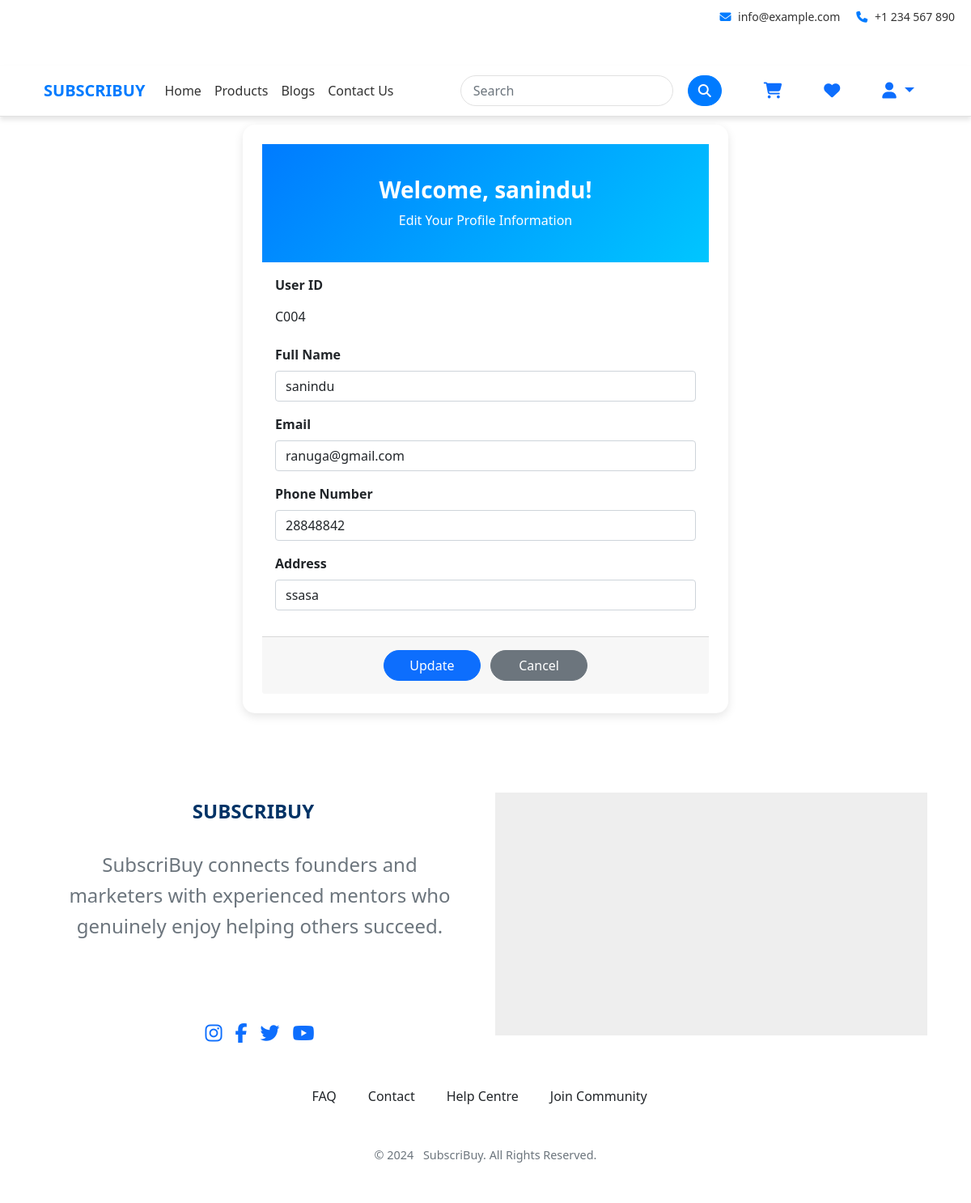
The page /user-profile.php (signed in) on the database its author committed.
### tables this page shows
CREATE TABLE `customers` (
  `c_id` varchar(20) NOT NULL,
  `c_name` varchar(500) NOT NULL,
  `c_email` varchar(200) NOT NULL,
  `c_tel` varchar(12) NOT NULL,
  `c_address` varchar(300) NOT NULL,
  `c_uname` varchar(100) NOT NULL,
  `c_pwd` varchar(500) NOT NULL
);

### user-profile.php (the view, shortened to what this page needs)
<?php
include 'dbase.php';
if (isset($_SESSION['username']) && !empty($_SESSION['username'])) {
    include('header2.php');
} else {
    header('Location: index.php');
    exit();
}
$username = $_SESSION['username'];
$stmt = $conn->prepare("SELECT c_id, c_name, c_email, c_tel, c_address FROM customers WHERE c_uname = ?");
$stmt->bind_param("s", $username);
$stmt->execute();
$stmt->bind_result($c_id, $c_name, $c_email, $c_tel, $c_address);
?>
<link href="https://stackpath.bootstrapcdn.com/bootstrap/5.1.3/css/bootstrap.min.css" rel="stylesheet">
<form action="update_profile.php" method="post" class="profile-card p-4">
    <div class="profile-header">
        <h2>Welcome, <?php echo htmlspecialchars($c_name); ?>!</h2>
        <p class="mb-0">Edit Your Profile Information</p>
    </div>
    <div class="profile-body p-3">
        <div class="mb-3">
            <label for="userId" class="form-label">User ID</label>
            <p class="form-control-plaintext" id="userId"><?php echo htmlspecialchars($c_id); ?></p>
        </div>
        <div class="mb-3">
            <label for="c_name" class="form-label">Full Name</label>
            <input type="text" name="c_name" value="<?php echo htmlspecialchars($c_name); ?>" class="form-control" id="c_name" required>
        </div>
        <div class="mb-3">
            <label for="c_email" class="form-label">Email</label>
            <input type="email" name="c_email" value="<?php echo htmlspecialchars($c_email); ?>" class="form-control" id="c_email" required>
        </div>
        <div class="mb-3">
            <label for="c_tel" class="form-label">Phone Number</label>
            <input type="tel" name="c_tel" value="<?php echo htmlspecialchars($c_tel); ?>" class="form-control" id="c_tel">
        </div>
        <div class="mb-3">
            <label for="c_address" class="form-label">Address</label>
            <input type="text" name="c_address" value="<?php echo htmlspecialchars($c_address); ?>" class="form-control" id="c_address">
        </div>
    </div>
    <div class="card-footer text-center p-3">
        <button type="submit" class="btn btn-primary btn-custom me-2">Update</button>
        <a href="index.php" class="btn btn-secondary btn-custom">Cancel</a>
    </div>
</form>
<?php
include 'footer.php';
?>

### admin/style.css (style rules this page uses)
* { margin: 0; padding: 0; box-sizing: border-box; }
a { text-decoration: none; }
:root { --poppins: 'Poppins', sans-serif; --lato: 'Lato', sans-serif; --light: #F9F9F9; --blue: #3C91E6; --light-blue: #CFE8FF; --grey: #eee; --dark-grey: #AAAAAA; --dark: #342E37; --red: #DB504A; --yellow: #FFCE26; --light-yellow: #FFF2C6; --orange: #FD7238; --light-orange: #FFE0D3; }
html { overflow-x: hidden; }
body { background: var(--grey); overflow-x: hidden; }

### user-profile.php (style rules this page uses)
.profile-card { max-width: 600px; margin: 50px auto; border: none; border-radius: 15px; overflow: hidden; box-shadow: 0 4px 12px rgba(0, 0, 0, 0.1); background-color: #fff; }
.profile-header { background: linear-gradient(135deg, #007bff, #00c6ff); color: #fff; padding: 40px; text-align: center; }
.profile-header h2 { font-weight: bold; font-size: 1.75rem; }
.btn-custom { width: 120px; border-radius: 50px; }
label { font-weight: bold; }

### rows shown on the page
customers: c_name "sanindu", c_id "C004", c_email "ranuga@gmail.com", c_tel "28848842", c_address "ssasa"
